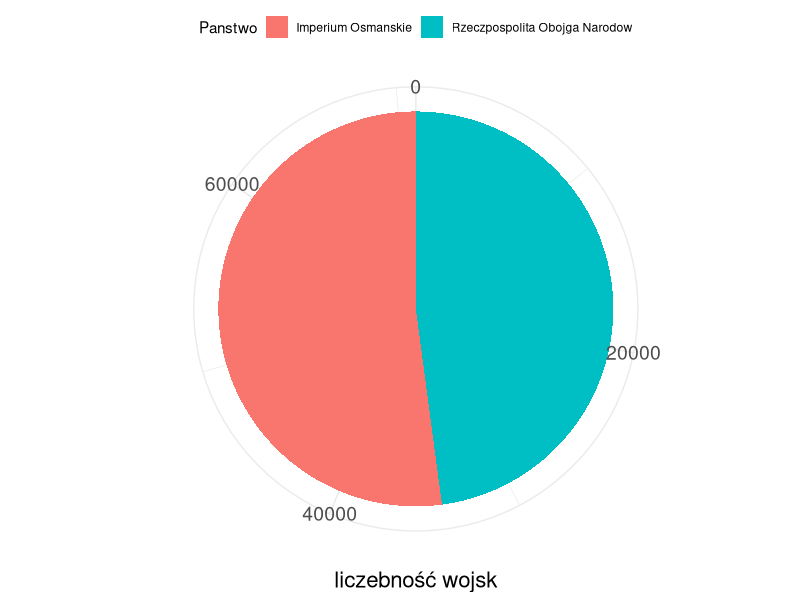
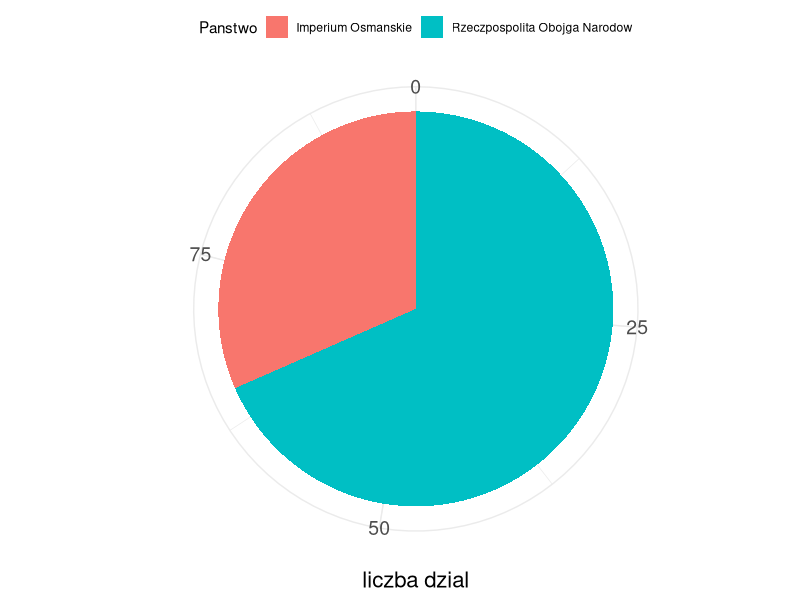
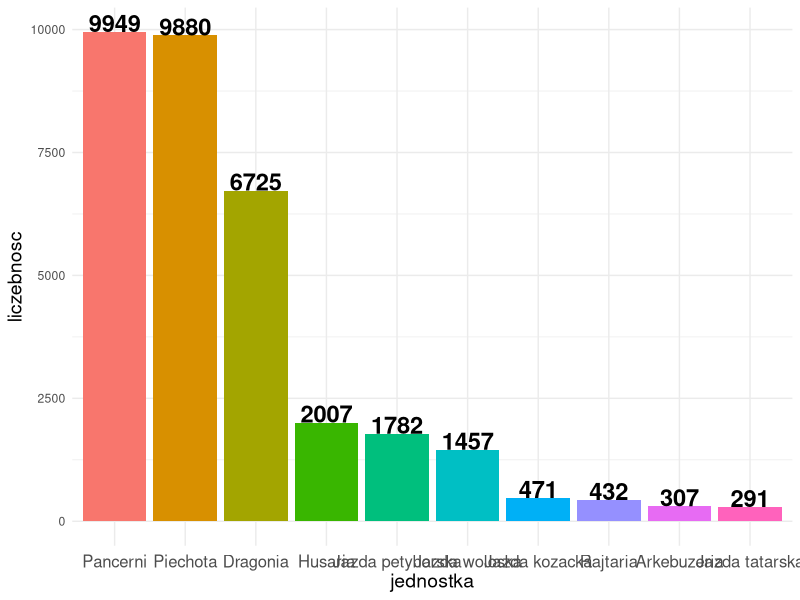
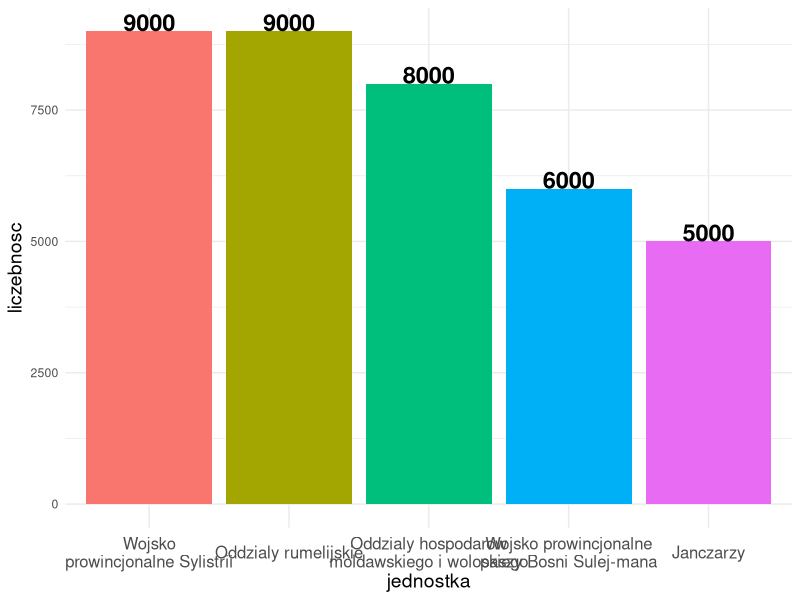
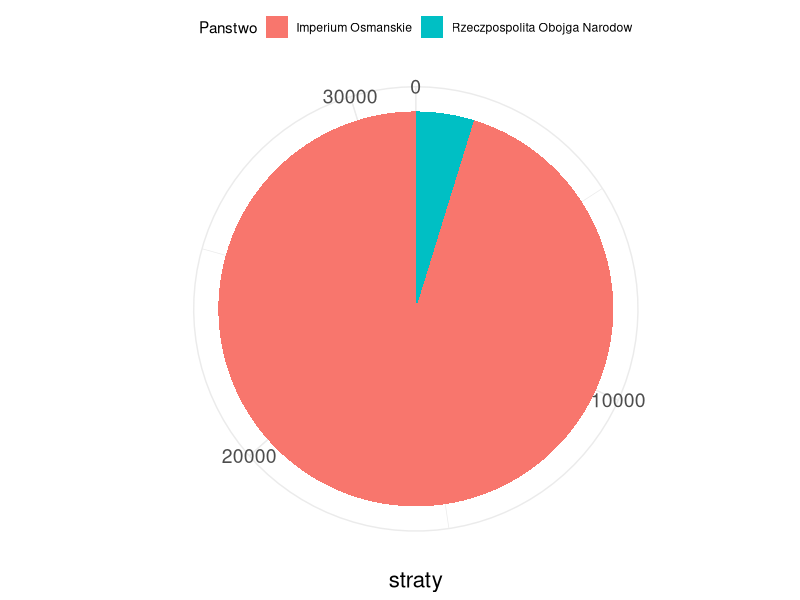
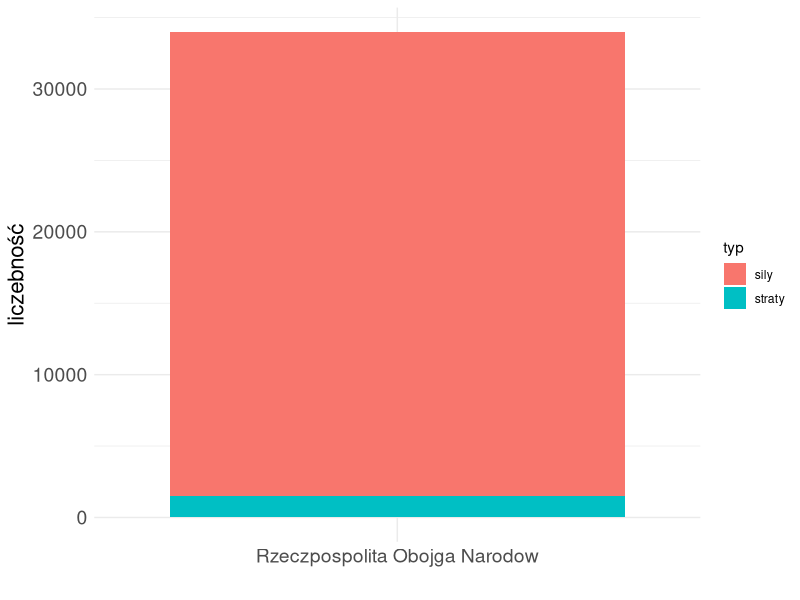
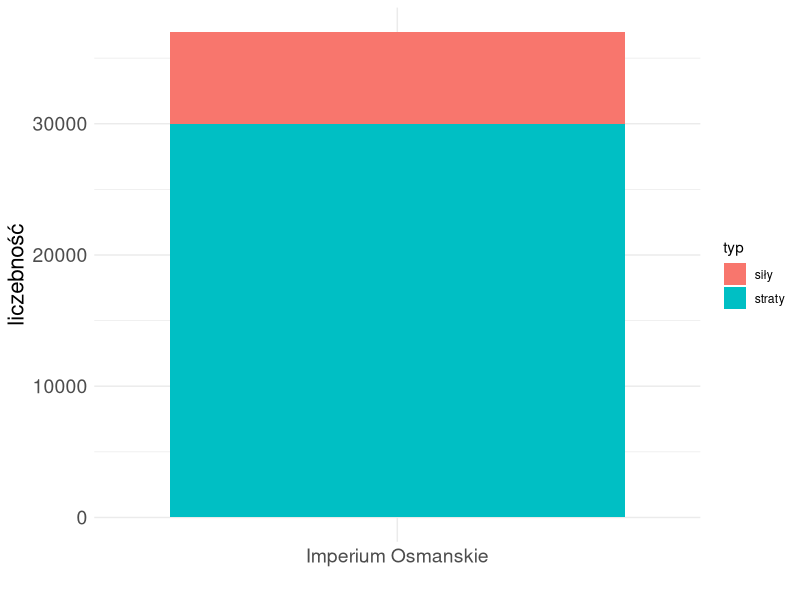

The R script that drew these images, in order:
#https://pl.wikipedia.org/wiki/Bitwa_pod_Chocimiem_(1673)
#https://es.wikipedia.org/wiki/Batalla_de_Chocim_(1673)
#Or?owski D. Chocim 1673, Warszawa, 2007 <- g??wnie to

library(dplyr)
library(ggplot2)

sily_kraje <- c('Rzeczpospolita Obojga Narodow', 'Imperium Osmanskie')
sily_wojska <- c(34000, 37000)
sily_dziala <- c(65, 30)
sily_straty <- c(1500, 30000) #zabici+ranni+schwytani
sily <-  data.frame(
  kraj = sily_kraje,
  liczebnosc_wojsk = sily_wojska,
  liczba_dzial = sily_dziala,
  straty = sily_straty
)

rp_wojska_nazwy <-                c('Husaria', 'Arkebuzeria', 'Pancerni', 'Dragonia', 'Jazda woloska','Piechota', 'Jazda petyhorska', 'Jazda kozacka', 'Rajtaria', 'Jazda tatarska')
rp_wojska_wartosci <- as.integer( c(1690+541,  342,           11055,       5828+1645,  1619,           7988+500+1841+649,       1980,  524,             481,             324)       *.9)

rp_wojska <- data.frame(
  jednostka = rp_wojska_nazwy,
  liczebnosc = rp_wojska_wartosci
)

io_wojska_nazwy <- c('Wojsko\nprowincjonalne Sylistrii', 'Wojsko prowincjonalne\npaszy Bosni Sulej-mana', 'Janczarzy', 'Oddzialy rumelijskie', 'Oddzialy hospodarow\nmoldawskiego i woloskiego')
io_wojska_wartosci <- c(9000, 6000, 5000, 9000, 8000)
io_wojska <- data.frame(
  jednostka = io_wojska_nazwy,
  liczebnosc = io_wojska_wartosci
)

# si?y - zestawienie
forces_both_plot <- ggplot(sily, aes(x="", y=liczebnosc_wojsk, fill=kraj))+
  geom_bar(width = 1, stat = "identity") + coord_polar("y", start=0) +
  theme_minimal() +
  ylab("liczebność wojsk") +
  xlab("") + 
  guides(fill=guide_legend(title="Panstwo")) +
  theme_minimal() +
  theme(legend.position = "top",
        axis.title.y = element_text(size=16),
        axis.title.x = element_text(size=16),
        axis.text.x = element_text(size=14),
        axis.text.y = element_text(size=14))
forces_both_plot

liczba_dzial_zestawienie_wykres <- ggplot(sily, aes(x="", y=liczba_dzial, fill=kraj))+
  geom_bar(width = 1, stat = "identity") +
  coord_polar("y", start=0) +
  ylab("liczba dzial") +
  xlab("") + 
  guides(fill=guide_legend(title="Panstwo")) +
  theme_minimal() +
  theme(legend.position = "top",
        axis.title.x = element_text(size=16),
        axis.title.y = element_text(size=16), 
        axis.text.x = element_text(size=14),
        axis.text.y = element_text(size=14))
liczba_dzial_zestawienie_wykres

wojska_plot <- function(dataframe) {
  order <- dataframe %>% 
    arrange(desc(liczebnosc)) %>% 
    pull(jednostka) %>% 
    as.character()
  plot <- dataframe %>%
    mutate(jednostka=factor(jednostka, levels=order)) %>% 
    ggplot(aes(x=jednostka, y=liczebnosc, fill=jednostka)) +
    geom_bar(stat="identity") +
    geom_text(aes(label=liczebnosc),
              colour ="Black",
              fontface="bold", 
              size = 6, hjust =0.5,
              vjust = 0) +
    theme_minimal() +
    theme(axis.text.x = element_text(angle = 0, vjust=0.5, size=12),
          axis.title.x = element_text(size=14),
          axis.title.y = element_text(size=14),
          legend.position = "None")
  return(plot)
}

# si?y - RP
wojska_rp_plot <- wojska_plot(rp_wojska)
wojska_rp_plot

# si?y - IO
wojska_io_plot <- wojska_plot(io_wojska)
wojska_io_plot

# straty - zestawienie
loss_both_plot <- sily %>% 
  ggplot(aes(x="", y=straty, fill=kraj))+
  geom_bar(width = 1, stat = "identity") +
  coord_polar("y", start=0) +
  xlab("") + 
  guides(fill=guide_legend(title="Panstwo")) +
  theme_minimal() +
  theme(legend.position = "top",
        axis.title.x = element_text(size=16),
        axis.title.y = element_text(size=16), 
        axis.text.x = element_text(size=14),
        axis.text.y = element_text(size=14))
loss_both_plot

# straty - RP
rp_kraj <- c('Rzeczpospolita Obojga Narodow', 'Rzeczpospolita Obojga Narodow')
rp_liczebnosc <- c(34000-1500, 1500)
rp_typ <- c('sily', 'straty')
rp_straty <-  data.frame(
  kraj = rp_kraj,
  liczebnosc = rp_liczebnosc,
  typ = rp_typ
)
loss_rp_plot <- rp_straty %>% 
  ggplot() + 
  geom_bar(aes(x=kraj, y=liczebnosc, fill=typ), stat='identity')  +
  xlab("") +
  ylab("liczebność") +
  theme_minimal() +
  theme(axis.title.x = element_text(size=16),
        axis.title.y = element_text(size=16), 
        axis.text.x = element_text(size=14),
        axis.text.y = element_text(size=14))
loss_rp_plot

# straty - IO
io_kraj <- c('Imperium Osmanskie', 'Imperium Osmanskie')
io_liczebnosc <- c(37000-30000, 30000)
io_typ <- c('siły', 'straty')
io_straty <-  data.frame(
  kraj = io_kraj,
  liczebnosc = io_liczebnosc,
  typ = io_typ
)
loss_io_plot <- io_straty %>% 
  ggplot() + 
  geom_bar(aes(x=kraj, y=liczebnosc, fill=typ), stat='identity') +
  xlab("") +
  ylab("liczebność") +
  theme_minimal() +
  theme(axis.title.x = element_text(size=16),
        axis.title.y = element_text(size=16), 
        axis.text.x = element_text(size=14),
        axis.text.y = element_text(size=14))
loss_io_plot
